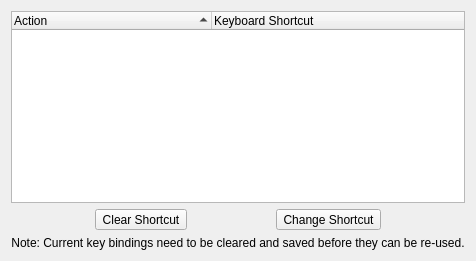
      <widget class="QWidget" name="page_shortcuts">
       <layout class="QVBoxLayout" name="verticalLayout_8">
        <item>
         <widget class="QTreeWidget" name="tree_shortcut">
          <property name="indentation">
           <number>0</number>
          </property>
          <property name="rootIsDecorated">
           <bool>false</bool>
          </property>
          <property name="itemsExpandable">
           <bool>false</bool>
          </property>
          <property name="sortingEnabled">
           <bool>true</bool>
          </property>
          <property name="expandsOnDoubleClick">
           <bool>false</bool>
          </property>
          <attribute name="headerDefaultSectionSize">
           <number>200</number>
          </attribute>
          <attribute name="headerHighlightSections">
           <bool>true</bool>
          </attribute>
          <attribute name="headerMinimumSectionSize">
           <number>200</number>
          </attribute>
          <attribute name="headerShowSortIndicator" stdset="0">
           <bool>true</bool>
          </attribute>
          <column>
           <property name="text">
            <string>Action</string>
           </property>
          </column>
          <column>
           <property name="text">
            <string>Keyboard Shortcut</string>
           </property>
          </column>
         </widget>
        </item>
        <item>
         <layout class="QHBoxLayout" name="horizontalLayout_15">
          <item>
           <spacer name="horizontalSpacer_10">
            <property name="orientation">
             <enum>Qt::Horizontal</enum>
            </property>
            <property name="sizeHint" stdset="0">
             <size>
              <width>40</width>
              <height>20</height>
             </size>
            </property>
           </spacer>
          </item>
          <item>
           <widget class="QToolButton" name="tool_shortcut_clear">
            <property name="text">
             <string>Clear Shortcut</string>
            </property>
            <property name="toolButtonStyle">
             <enum>Qt::ToolButtonTextBesideIcon</enum>
            </property>
           </widget>
          </item>
          <item>
           <spacer name="horizontalSpacer_12">
            <property name="orientation">
             <enum>Qt::Horizontal</enum>
            </property>
            <property name="sizeHint" stdset="0">
             <size>
              <width>40</width>
              <height>20</height>
             </size>
            </property>
           </spacer>
          </item>
          <item>
           <widget class="QToolButton" name="tool_shortcut_set">
            <property name="text">
             <string>Change Shortcut</string>
            </property>
            <property name="toolButtonStyle">
             <enum>Qt::ToolButtonTextBesideIcon</enum>
            </property>
           </widget>
          </item>
          <item>
           <spacer name="horizontalSpacer_11">
            <property name="orientation">
             <enum>Qt::Horizontal</enum>
            </property>
            <property name="sizeHint" stdset="0">
             <size>
              <width>40</width>
              <height>20</height>
             </size>
            </property>
           </spacer>
          </item>
         </layout>
        </item>
        <item>
         <widget class="QLabel" name="label_11">
          <property name="text">
           <string>Note: Current key bindings need to be cleared and saved before they can be re-used.</string>
          </property>
          <property name="alignment">
           <set>Qt::AlignCenter</set>
          </property>
         </widget>
        </item>
       </layout>
      </widget>
